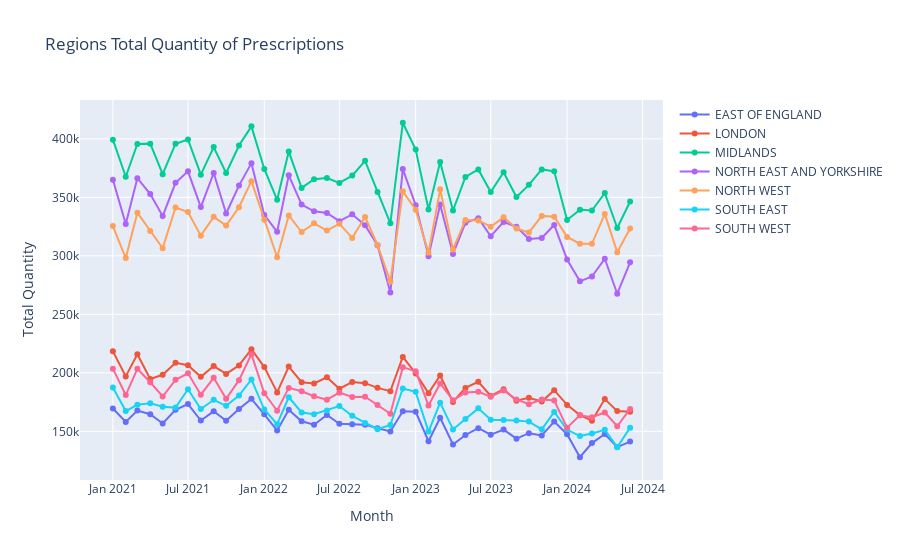
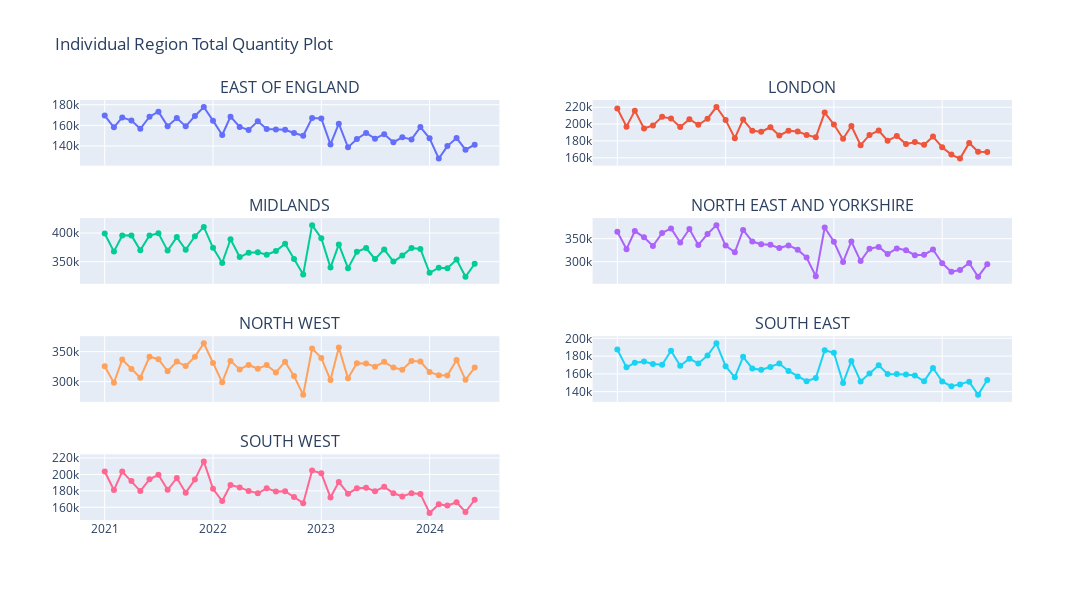
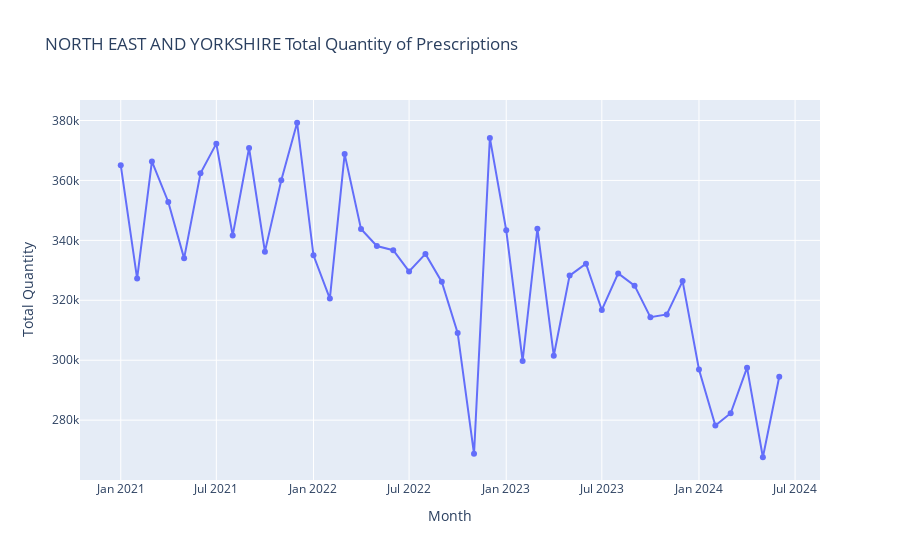

Source (notebook cell) for these figures, in order:
### Code cell
# Investigating the regional office counts.
processed_df['REGIONAL_OFFICE_NAME'].unique()

grouped_df = processed_df.groupby(['YEAR_MONTH', 'REGIONAL_OFFICE_NAME']).sum().reset_index()
grouped_df_counts = grouped_df.groupby(['REGIONAL_OFFICE_NAME'])['YEAR_MONTH'].count().reset_index()
grouped_df_counts.rename(columns={'YEAR_MONTH': 'Counts'}, inplace=True)
grouped_df_counts

plot_combined_regions(grouped_df, title='Regions Total Quantity of Prescriptions', y_axis_title='Total Quantity')

plot_individual_regions(grouped_df, title='Individual Region Total Quantity Plot')

plot_region(grouped_df, 'NORTH EAST AND YORKSHIRE')
# From the plot we can see each region follows a similar pattern with the North and Midlands region following an almost identical pattern and the South, East, and London also follow an almost identical pattern.
# It will be possible to forecast at this regional level.
